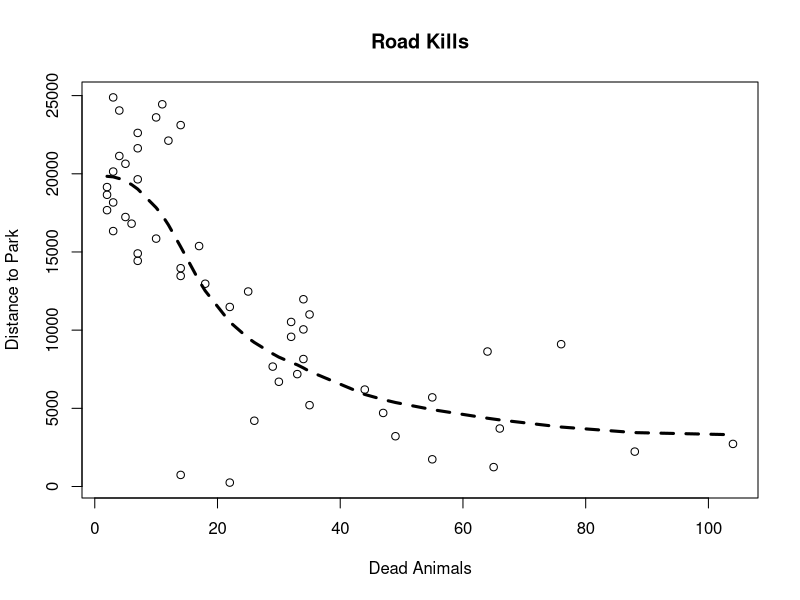
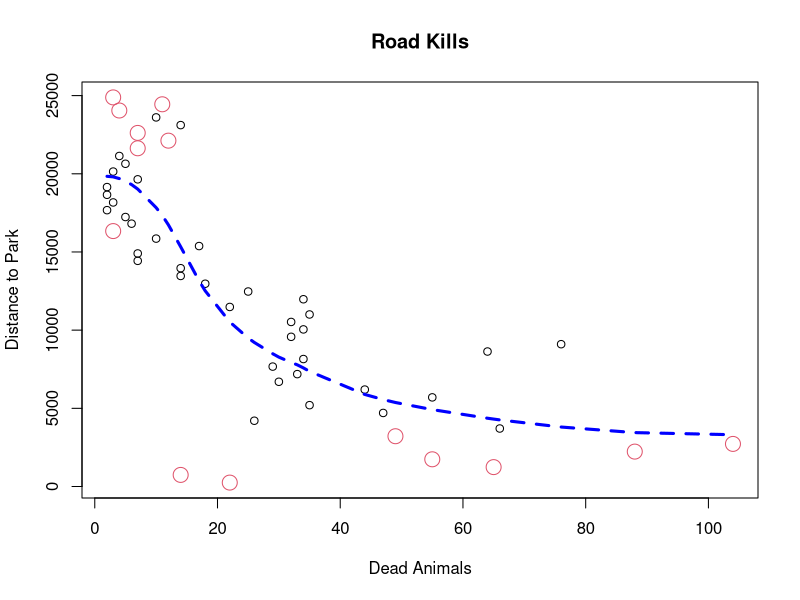

R code for these plots, in order:
#Exercises Chapter 4

#setwd("/home/diego/Learning/LearningR") #Laptop 
#setwd("/home/valdeslab/Learning/LearningR") #GreenMachine

#ex 1
#In Chapter 16 of Zuur et al. (2009), a study is presented analysing numbers of amphibians
#killed along a road in Portugal using generalised additive mixed modelling
#techniques. In this exercise, we use the plot command to visualise a segment
#of the data. Open the file Amphibian_road_Kills.xls, prepare a spreadsheet, and
#import the data into R.

#Import data
Terr = read.table(file = "RBook/Amphibian_road_Kills.csv", header = TRUE, sep = ",") #Read using read.table

#The variable, TOT_N, is the number of dead animals at a sampling site,
#OLIVE is the number of olive groves at a sampling site, and D Park is the
#distance from each sampling point to the nearby natural park. Create a plot of
#TOT_N versus D_park. Use appropriate labels. Add a smoothing curve. 

#Initial plot
plot(x = Terr$TOT.N, y = Terr$D.PARK,
     xlab = "Dead Animals", ylab = "Distance to Park",
     main = "Road Kills",
     xlim = c(min(Terr$TOT.N, na.rm = TRUE), max(Terr$TOT.N, na.rm = TRUE)),
     ylim = c(min(Terr$D.PARK, na.rm = TRUE), max(Terr$D.PARK, na.rm = TRUE))
     )

#Smoothing curve
Curve = loess(D.PARK ~ TOT.N, data = Terr) #Park as a function of Tot
Fit = fitted(Curve)
Order = order(Terr$TOT.N) #Order Tot
lines(Terr$TOT.N[Order], Fit[Order], lwd = 3, lty = 2) #Plot the line

#Make the same plot again, but use points that are proportional to the value of OLIVE
#(this may show whether there is an OLIVE effect).

summary(Terr$OLIVE)
Terr$OLIVE2 = Terr$OLIVE
Terr$OLIVE2[Terr$OLIVE <= 7.35] = 1
Terr$OLIVE2[Terr$OLIVE > 7.35] = 2

#New plot
plot(x = Terr$TOT.N, y = Terr$D.PARK,
     xlab = "Dead Animals", ylab = "Distance to Park",
     main = "Road Kills",
     xlim = c(min(Terr$TOT.N, na.rm = TRUE), max(Terr$TOT.N, na.rm = TRUE)),
     ylim = c(min(Terr$D.PARK, na.rm = TRUE), max(Terr$D.PARK, na.rm = TRUE)),
     cex = Terr$OLIVE2,
     col = Terr$OLIVE2
)

#Add smoothing curve
Curve = loess(D.PARK ~ TOT.N, data = Terr) #Park as a function of Tot
Fit = fitted(Curve)
Order = order(Terr$TOT.N) #Order Tot
lines(Terr$TOT.N[Order], Fit[Order], lwd = 3, lty = 2, col = "blue") #Plot the line with color

